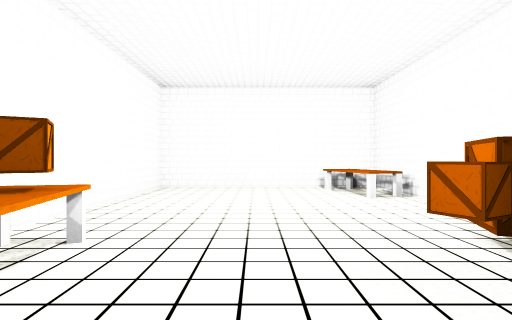
[1] (above)

15 first-person views from a walk through a 3-D level made in the Unity game engine. The camera is 1.5 m above the floor, looks level and sees 80° across. The floor is counted in squares, 2 m on a side. Each view is taken from the middle of a square. On the plan, view 1 faces up. The plan holds only what a view shows up to about 10 squares ahead; the rest is blank. The player character is not drawn. Some animated figures are not drawn. Some surface patterns are stand-ins.

[2]
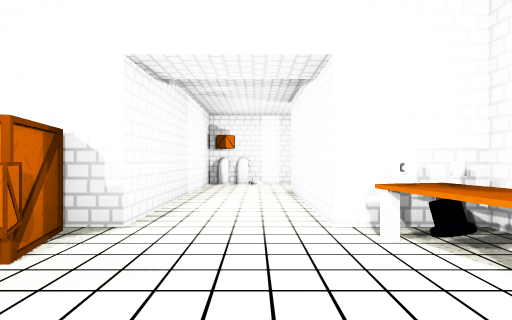

[3]
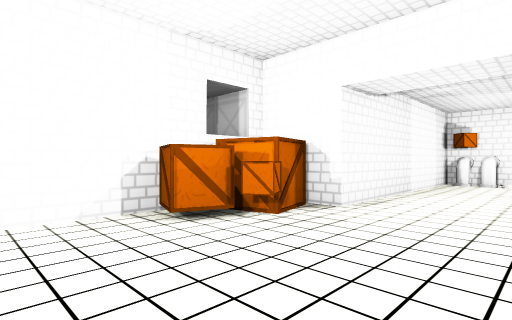

[4]
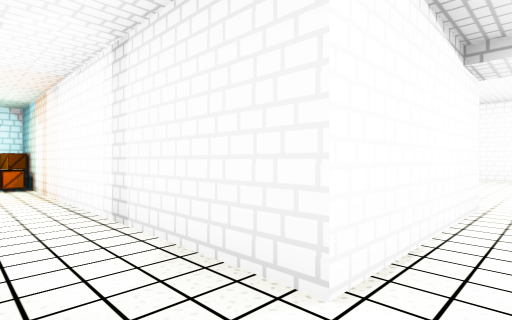

[5]
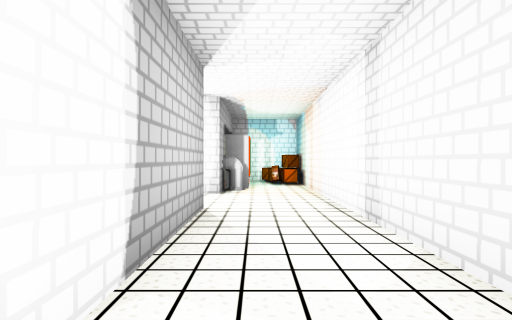

[6]
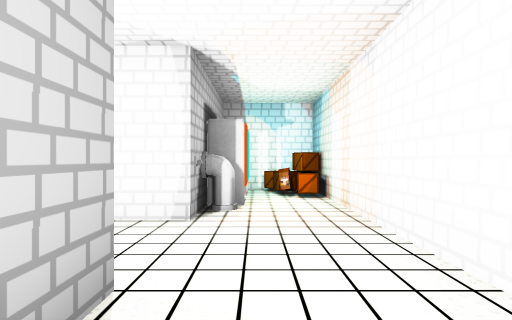

[7]
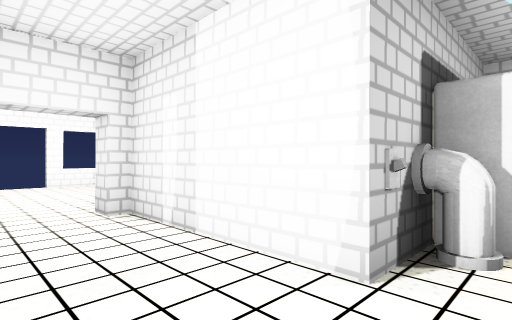

[8]
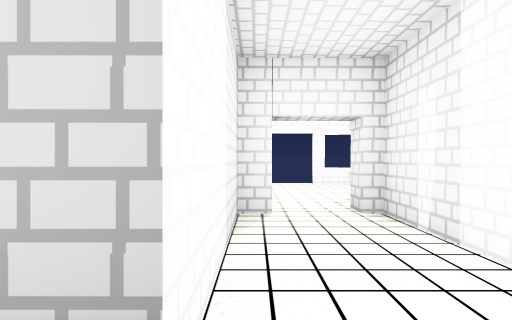

[9]
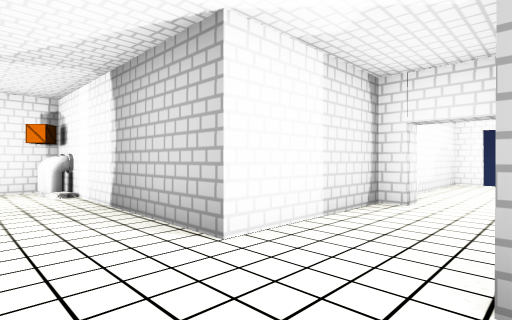

[10]
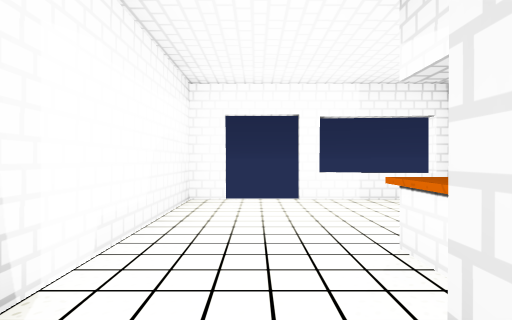

[11]
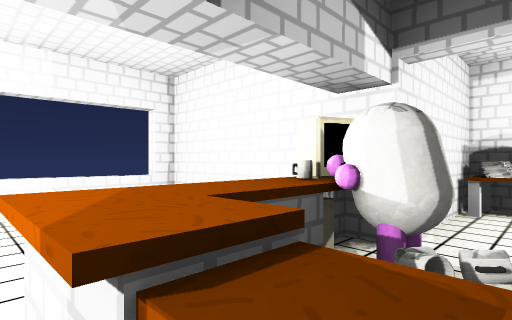

[12]
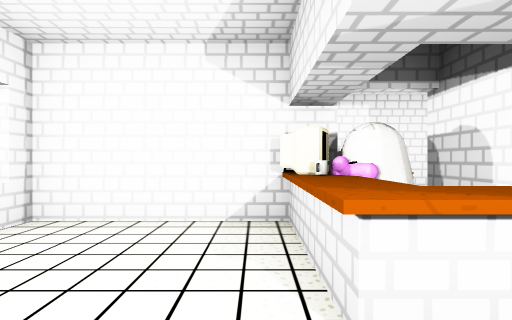

[13]
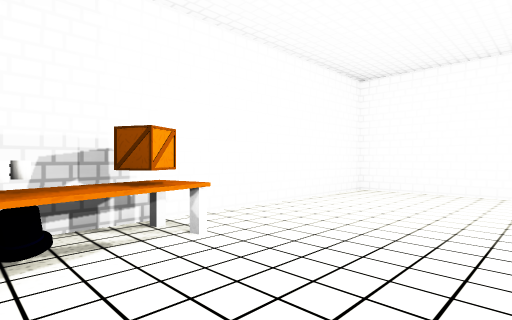

[14]
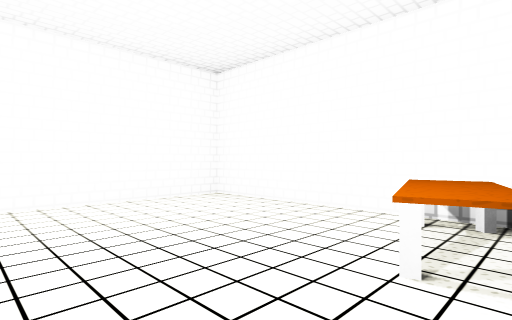

[15]
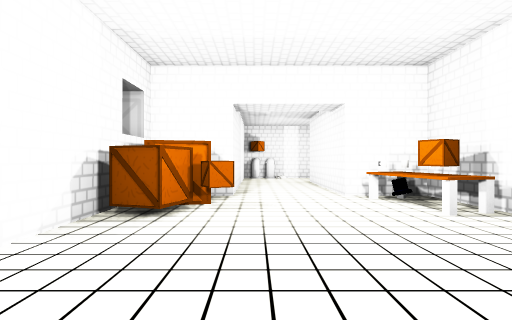

### Floor plan
Points are (right, up) in squares from view 1. A wall is a line through its corners. A room is listed if a view was taken in it or the views show most of it. See-through windows are left out.
Room 1 (views 1, 2, 3, 4, 5, 6, 7, 8, 9, 10, 13, 14, 15)
walls: (3.2, 2.4) (3.2, 8.3) (-2.6, 8.3) (-2.6, 0.6) (-0.9, 0.6) (-0.9, -3.6) (-8.5, -3.6); (1.5, -5.9) (1.5, 0.6) (2.2, 0.6); (-6.8, -6.4) (-6.8, -9.3); (-10.6, -4) (-10.6, -5.2); (-4.8, -9.5) (-4.8, -5.8) (-0.4, -5.8); (-5.2, -9.8) (-5.2, -9.3) (-4.8, -9.3)
ways out: opening at (-6, -10) to room 2
objects: other object (-9, -5); other object (-9, -4); other object (-8, -6); other object (-8, -5); other object (-7, -6); other object (-2, 1); other object (-2, 2); other object (-2, 3); other object (0, -6); other object (1, -6); other object (2, 1); other object (2, 2); other object (2, 7) to (2, 8)
Room 2 (views 11, 12)
walls: (-8.5, -11.1) (-7.8, -11.1); (-7.9, -10.5) (-7.2, -10.5) (-7.2, -11.6) (-8.4, -11.6); (-6.5, -9.3) (-6.5, -9.8); (-8.6, -9.7) (-10, -9.7); (-9.8, -10.9) (-9.8, -14.7) (-6.9, -14.7); (-5.5, -14.7) (-4.8, -14.7) (-4.8, -9.5)
ways out: opening at (-6, -10) to room 1
objects: other object (-9, -11); other object (-8, -10)

Where each view was taken, in squares from view 1:
view 1: 0 up, 0 right, facing up
view 2: 4 up, 0 right, facing down
view 3: 5 up, 1 left, facing down-right
view 4: 5 down, 0 right, facing up-left
view 5: 5 down, 0 right, facing left
view 6: 5 down, 3 left, facing left
view 7: 5 down, 5 left, facing down-left
view 8: 5 down, 5 left, facing down
view 9: 4 down, 7 left, facing down-right
view 10: 9 down, 6 left, facing down
view 11: 10 down, 7 left, facing down-left
view 12: 12 down, 6 left, facing left
view 13: 1 up, 1 right, facing up-left
view 14: 4 up, 3 right, facing up-left
view 15: 7 up, 1 right, facing down
